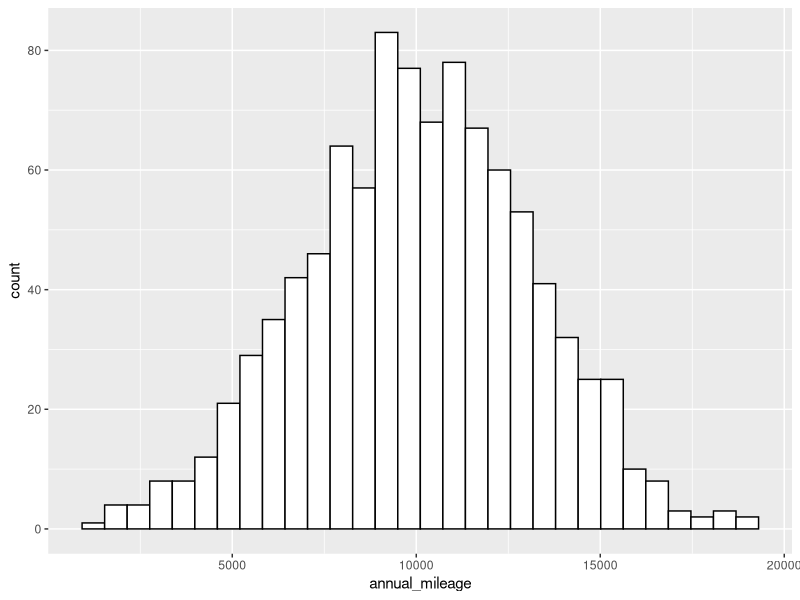
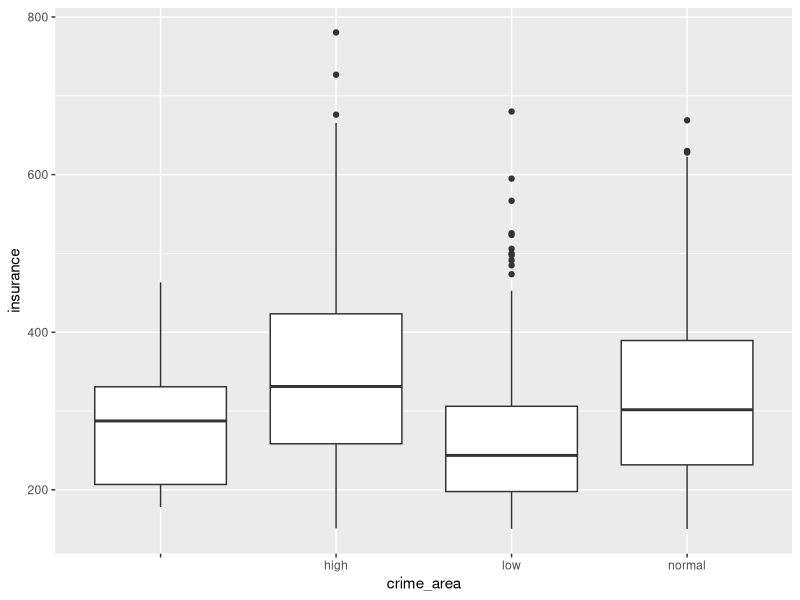
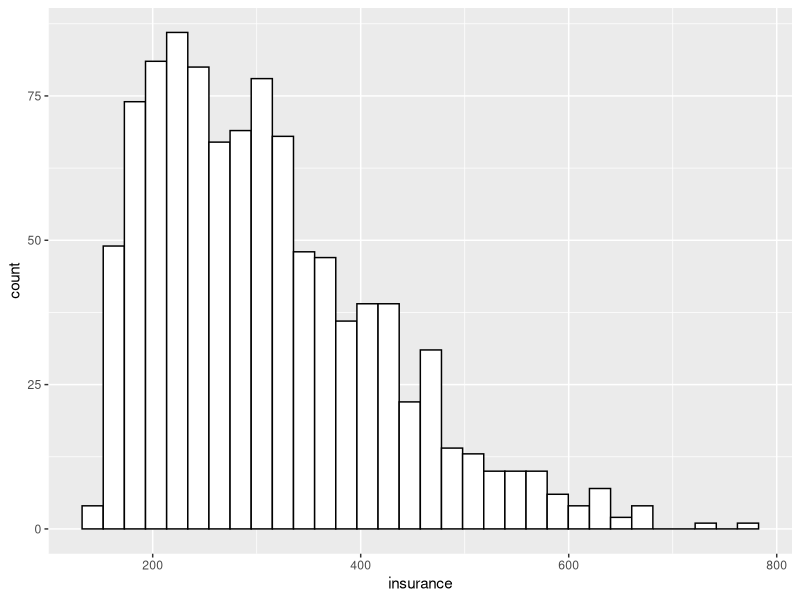
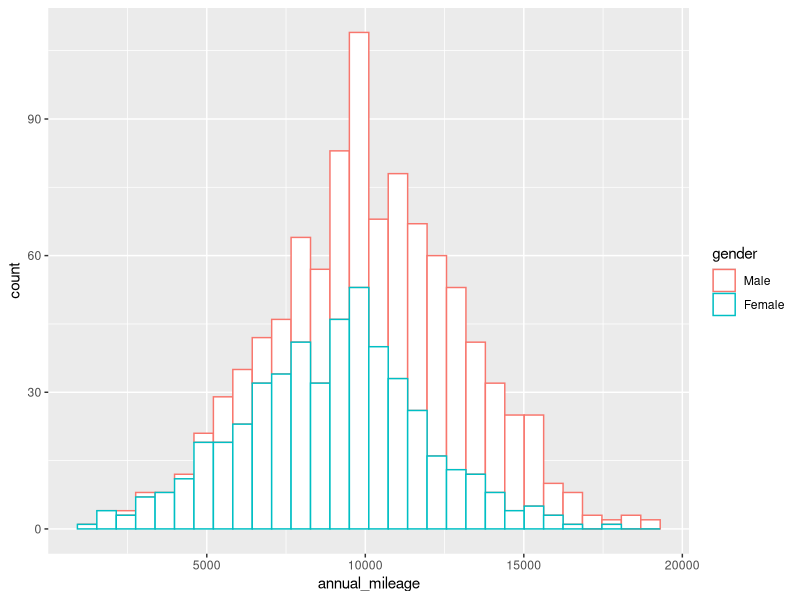
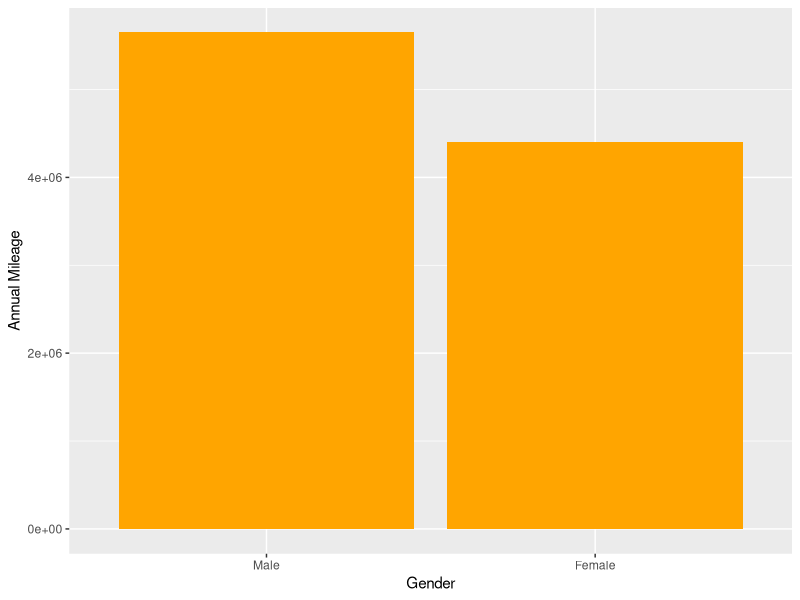
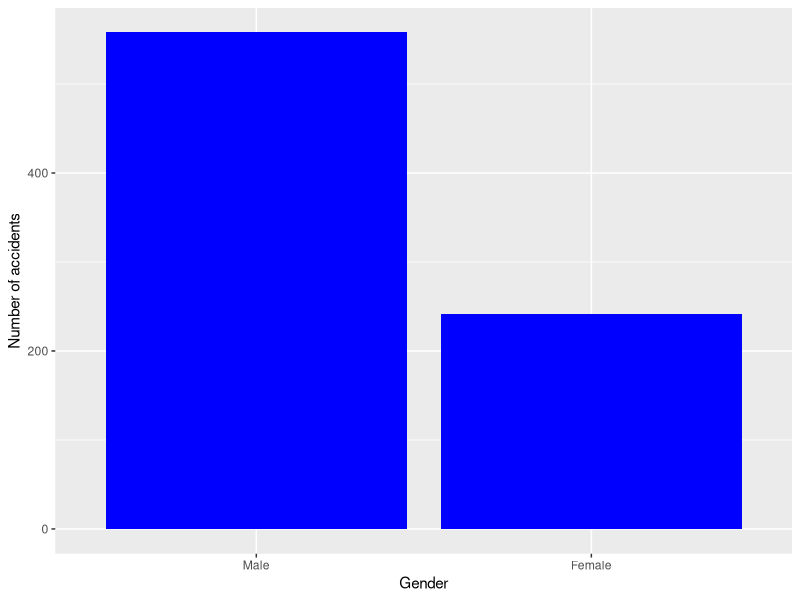
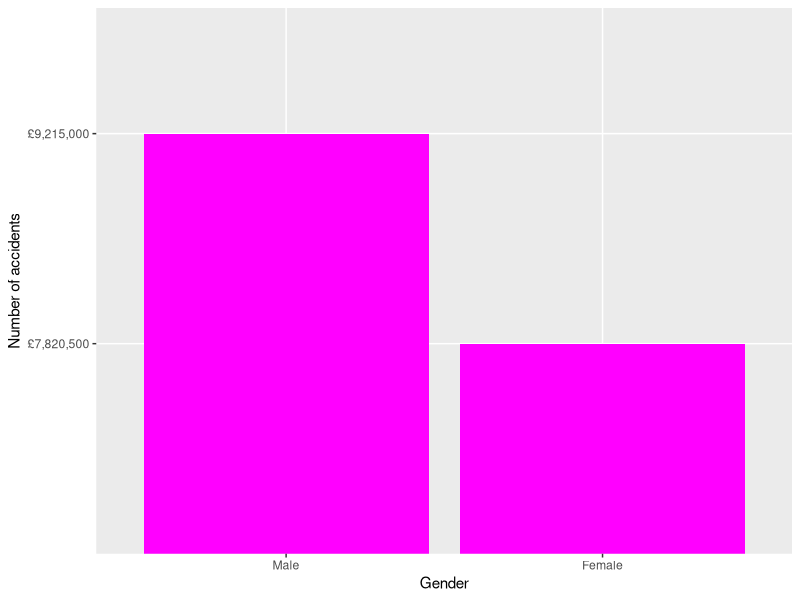
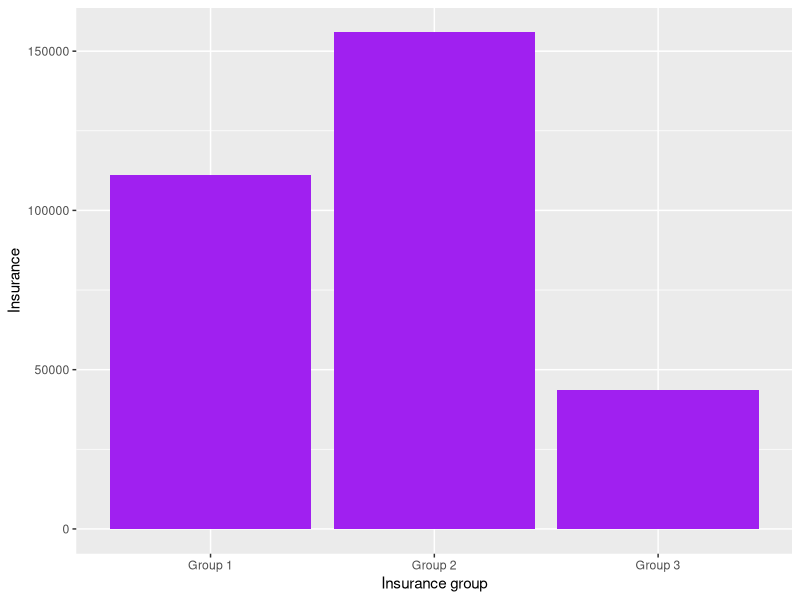

Recreate these plots in R, in order.
## ---- chunk 1
getwd()
library(caret)
library(ggplot2)
library(stringr)
library(dplyr)
library(corrplot)
library(Hmisc)
library(formattable)
## ---- chunk 2
#clears the R environment
rm(list=ls())
## ---- chunk 3
#sets working directory to current directory
setwd(getwd())
## ---- chunk 4
#Reading the data file
insuredb <- read.csv("insurance.csv", stringsAsFactors = T)
## ---- chunk 5
#structure of the data
str(insuredb)
## ---- chunk 6
#in-depth view of the data
describe(insuredb)
## ---- chunk 7
#summary of the data, for insight in slightly different form
summary(insuredb)
## ---- chunk 8
# Observing the first 6 rows
head(insuredb)
## ---- chunk 9
min(insuredb$driver_age)
## ---- chunk 10
insuredb$car_reg <- NULL #to remove the car_reg column

insuredb$country <- NULL #to remove the country column

summary(insuredb)
## ---- chunk 11
#To determine best value to fix for the missing values of 'annual_mileage'
ggplot(data = insuredb, aes(x = annual_mileage)) + 
  geom_histogram(bins = 30, na.rm = TRUE, color="black", fill="white", position = "stack")

## ---- chunk 12
#get the mean of the values
getMean = mean(insuredb$annual_mileage, na.rm = TRUE)

insuredb$annual_mileage[is.na(insuredb$annual_mileage)] <- getMean
#summary(insuredb)

## ---- chunk 13
#To determine best value to fix for the missing values of 'crime_area'

ggplot(data = insuredb, aes(x = crime_area, y = insurance)) + geom_boxplot()

## ---- chunk 14
#to replace missing values with 'low' being the median
insuredb$crime_area[(insuredb$crime_area == '')] <- 'low'

insuredb$crime_area = droplevels(insuredb$crime_area)

## ---- chunk 15
#gender column transformation
prepGender <- function(genderStr){
  cSgenderStrtr <- as.character(genderStr)
  if(str_length(genderStr) == 1){
    if(genderStr == 'M') genderStr = as.factor('Male')
    if(genderStr == 'F') genderStr = as.factor('Female')
  }else{
    genderStr = str_to_sentence(genderStr)
  }
  genderStr = as.factor(genderStr)
}

insuredb$gender = sapply(insuredb$gender, prepGender)
#summary(insuredb$gender)
## ---- chunk 16
#car_value column transformation to get rid of £ and K from the values
carValue <- function(cStr){
  cStr <- as.character(cStr)
  if(str_detect(cStr, 'K')){
    newVal = str_remove_all(cStr, "[£K]")
    newVal = as.numeric(newVal)
    cStr = newVal * 1000
  }
  if(str_detect(cStr, ",")){
    newVal = str_remove_all(cStr, "[£,]")
    cStr = newVal
  }  
  cStr = as.numeric(cStr)
}

insuredb$car_value = sapply(insuredb$car_value, carValue)
#summary(insuredb)
## ---- chunk 17
#car_age column transformation to get rid of Y(ear) and M(onth)

carAge <- function(cStr){
  cStr <- as.character(cStr)
  if(str_detect(cStr, ' ')){
    spVal = unlist(str_split(cStr, " "))
    yr = str_remove_all(spVal[1], 'Y')
    mth = str_remove_all(spVal[2], 'M')
    nyr = as.numeric(yr)
    nmth = as.numeric(mth)
    yr = 12*nyr
    cStr = yr + nmth
  }
  cStr = as.numeric(cStr)
}

insuredb$car_age = sapply(insuredb$car_age, carAge)

## ---- chunk 18

ggplot(data = insuredb, aes(x = insurance)) + 
  geom_histogram(bins = 32, na.rm = TRUE,color="black", fill="white")
## ---- chunk 19
ggplot(data = insuredb, aes(x = annual_mileage, color=gender)) + geom_histogram(bins = 30, na.rm = TRUE, fill="white")

## ---- chunk 20
# Calculate the gender with the highest annual mileage travels
result <- aggregate(annual_mileage ~ gender, data = insuredb, FUN = sum)
#result
male_miles <- result[result$gender == "Male", "annual_mileage"]
female_miles <- result[result$gender == "Female", "annual_mileage"]

cat("Total number miles traveled by males annually is:", 
    sprintf("%s", prettyNum(male_miles, big.mark = ",", decimal.mark = ".")), ' miles\n')
cat("Total number miles traveled by females annually is:", 
    sprintf("%s", prettyNum(female_miles, big.mark = ",", decimal.mark = ".")),'miles')

ggplot(result, aes(x = gender, y = annual_mileage)) + geom_bar(stat = "identity", fill = "orange") +
  labs(x = "Gender", y = "Annual Mileage")
## ---- chunk 21
# Calculate the gender with the highest number of accidents
result <- aggregate(num_accident ~ gender, data = insuredb, FUN = sum)
#result
male_accidents <- result[result$gender == "Male", "num_accident"]
female_accidents <- result[result$gender == "Female", "num_accident"]

cat("Total number accidents by males is:", male_accidents, '\n')
cat("Total number accidents by females is:", female_accidents)

ggplot(result, aes(x = gender, y = num_accident)) + geom_bar(stat = "identity", fill = "blue") +
  labs(x = "Gender", y = "Number of accidents")
## ---- chunk 22
# Calculate the gender with the highest number of accidents
result <- aggregate(car_value ~ gender, data = insuredb, FUN = sum)
#result
male_cars <- result[result$gender == "Male", "car_value"]
female_cars <- result[result$gender == "Female", "car_value"]

cat("Total males cars value is:", sprintf("£%s", prettyNum(male_cars, big.mark = ",")), '\n')
cat("Total females cars value is:", sprintf("£%s", prettyNum(female_cars, big.mark = ",")))

ggplot(result, aes(x = gender, y = sprintf("£%s", prettyNum(car_value, big.mark = ",")))) +
  geom_bar(stat = "identity", fill = "magenta") +
  labs(x = "Gender", y = "Number of accidents")
## ---- chunk 23
#result <- insuredb[which.max(insuredb$num_accident), "gender"]
result <- aggregate(insurance ~ insurance_group, data = insuredb, FUN = sum)
#result
group1_insurance <- result[result$insurance_group == "Group 1", "insurance"]
group2_insurance <- result[result$insurance_group == "Group 2", "insurance"]
group3_insurance <- result[result$insurance_group == "Group 3", "insurance"]

g1_2Currency <- sprintf("£%s", prettyNum(group1_insurance, big.mark = ",", decimal.mark = "."))
g2_2Currency <- sprintf("£%s", prettyNum(group2_insurance, big.mark = ",", decimal.mark = "."))
g3_2Currency <- sprintf("£%s", prettyNum(group3_insurance, big.mark = ",", decimal.mark = "."))

cat("Total insurance premium paid by Group 1 is:", g1_2Currency, '\n')
cat("Total insurance premium paid by Group 2 is:", g2_2Currency, '\n')
cat("Total insurance premium paid by Group 3 is:", g3_2Currency)

ggplot(result, aes(x = insurance_group, y = insurance)) + geom_bar(stat = "identity", fill = "purple") +
labs(x = "Insurance group", y = "Insurance")


## ---- chunk 24
ggplot(insuredb, aes(x = annual_mileage, y = num_accident)) +
  geom_point() +
  labs(x = "Annual Mileage", y = "Number of Accidents") +
  ggtitle("Number of Accidents vs. Annual Mileage")

## ---- chunk 25

write.csv(insuredb, file.path(getwd(), "new_insurancedb.csv"), row.names = FALSE)

## ---- chunk 26
#corrplot(cor(insuredb[(1:7)]))

corrplot(cor(insuredb[(1:7)]), method = "number")
